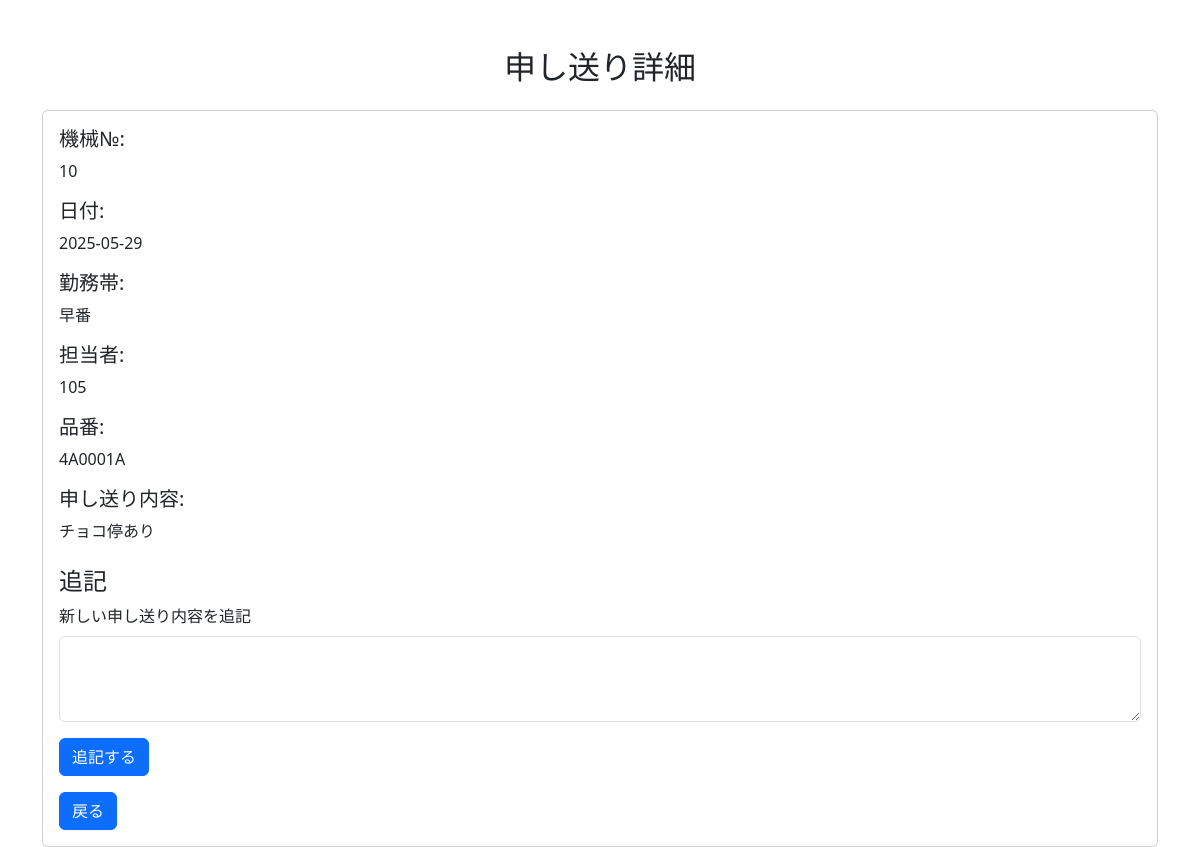
/show/6, run on an earlier commit of the app's database.
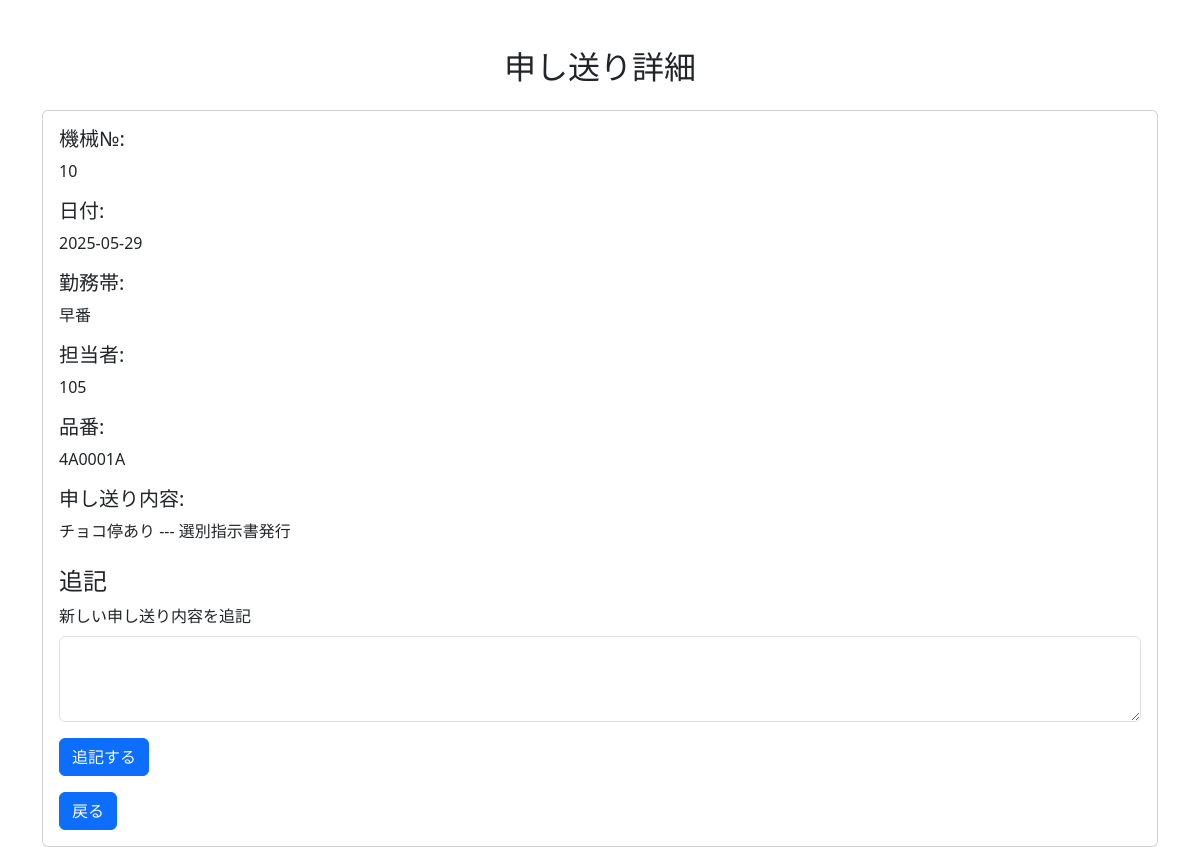
And on a later commit of the database.
### tables this page shows
CREATE TABLE work_notes (
        id INTEGER PRIMARY KEY AUTOINCREMENT,
        machine_no TEXT NOT NULL,           -- 機械番号
        date DATE NOT NULL,                 -- 日付
        shift TEXT NOT NULL,                -- 勤務帯（例：早番、遅番など）
        operator TEXT NOT NULL,             -- 担当者
        product_no TEXT NOT NULL,           -- 品番
        note TEXT NOT NULL,                 -- 申し送り内容
        created_at TIMESTAMP DEFAULT CURRENT_TIMESTAMP,
        updated_at TIMESTAMP DEFAULT CURRENT_TIMESTAMP
    , additional_note TEXT);

### app.py (the view)
@app.route("/show/<int:id>")
def show(id):
    note = show_work_note(id)
    return render_template("show.html", note=note)

### database.py (called while the page is built)
def get_connection_db():
    conn = sqlite3.connect("todo.db")
    conn.row_factory = sqlite3.Row
    return conn

def show_work_note(note_id):
    conn = get_connection_db()
    c = conn.cursor()
    c.execute("SELECT * FROM work_notes WHERE id = ?", (note_id,))
    row = c.fetchone()
    conn.close()
    return row

### templates/show.html (shortened to what this page needs)
<!DOCTYPE html>
<html lang="ja">
<head>
    <link href="https://cdn.jsdelivr.net/npm/bootstrap@5.3.0/dist/css/bootstrap.min.css" rel="stylesheet">
</head>
<body>
    <div class="container mt-5">
        <h2 class="mb-4 text-center">申し送り詳細</h2>
        <div class="card">
            <div class="card-body">
                <h5 class="card-title">機械№:</h5>
                <p class="card-text">{{ note['machine_no'] }}</p>
                <h5 class="card-title">日付:</h5>
                <p class="card-text">{{ note['date'] }}</p>
                <h5 class="card-title">勤務帯:</h5>
                <p class="card-text">{{ note['shift'] }}</p>
                <h5 class="card-title">担当者:</h5>
                <p class="card-text">{{ note['operator'] }}</p>
                <h5 class="card-title">品番:</h5>
                <p class="card-text">{{ note['product_no'] }}</p>
                <h5 class="card-title">申し送り内容:</h5>
                <p class="card-text">{{ note['note'] }}</p>
                <h4 class="mt-4">追記</h4>
                <form method="post" action="{{ url_for('update_note', id=note['id']) }}">
                    <div class="mb-3">
                        <label for="additional_note" class="form-label">新しい申し送り内容を追記</label>
                        <textarea class="form-control" id="additional_note" name="additional_note" rows="3" required></textarea>
                    </div>
                    <button type="submit" class="btn btn-primary">追記する</button>
                </form>
                <a href="{{ url_for('index') }}" class="btn btn-primary mt-3">戻る</a>
            </div>
        </div>
    </div>
</body>
</html>

What changed in the data, as far as the page shows it:
changed work_notes "早番": note "チョコ停あり" → "チョコ停あり --- 選別指示書発行"
